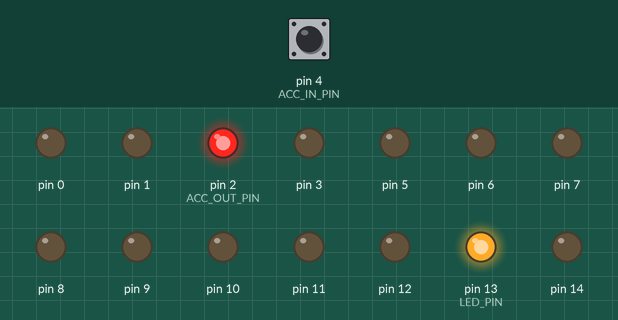
A sketch run on a simulated Arduino Nano, built with avr-gcc and run on an emulated ATmega328P. Shown: output pins drawn as LEDs (lit = HIGH). The test bench sets the inputs (shaded band); at power-on: pin 4 (ACC_IN_PIN) HIGH. Sleep ends after the set time or at an interrupt.

Above: at 0.1 s.
Timing chart, 0 to 1.6 s (numbered marks = the images above):
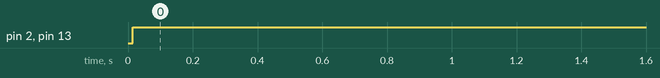

Measured:
- by itself, pin 2 (ACC_OUT_PIN), pin 13 (LED_PIN): LOW → HIGH at 0.01 s

The sketch:

dashcam-controller.ino
```cpp
// (licence header left out)
#define VERSION_MAJOR 1  // Major version
#define VERSION_MINOR 0  // Minor version
#define VERSION_MAINT 0  // Maintenance version


#include <Arduino.h>
#include <avr/sleep.h>
#include <avr/power.h>
#include <avr/wdt.h>


/*
 * Pin assignment
 */
#define ACC_IN_PIN   4
#define ACC_OUT_PIN  2
#define LED_PIN     LED_BUILTIN  // 13


/*
 * Configuration parameters
 */
//#define SERIAL_DEBUG                 // Serial debug printing
#define SERIAL_BAUD              9600  // Serial communication baud rate
#define CLOCK_MULTIPLIER         1     // Clock multiplier for fast debugging
#define OFF_DELAY_S              60    // Power off delay in seconds after ACC input goes low
#define MIN_OFF_DURATION_S       15    // Minimum power off time in seconds before turning back on
#define ONE_SECOND               ((uint32_t)1000 / CLOCK_MULTIPLIER)  // 1 second duration in milliseconds


#ifdef SERIAL_DEBUG
  #define DEBUG(x) x
#else
  #define DEBUG(x)
#endif


/*
 * Main state machine state definitions
 */
typedef enum {
    STATE_OFF_HOLD_ENTRY = 0,
    STATE_OFF_HOLD,
    STATE_OFF_ENTRY,
    STATE_OFF,
    STATE_ON_ENTRY,
    STATE_ON,
    STATE_OFF_DELAY_ENTRY,
    STATE_OFF_DELAY
} State_e;


/*
 * State variables
 */
struct State_t {
    uint8_t accIn = LOW;     // ACC in level after debounce
} S;


/*
 * Function declarations
 */
void readInputPin (void);
void printVersion (uint8_t);


/*
 * Arduino initialization routine
 */
void setup (void)
{
    // Clear watchdog reset flag
    MCUSR &= ~(1 << WDRF);
    // Enable watchdog with 8 second timeout
    wdt_enable(WDTO_8S);

    // Make all pins an output and set them to low to reduce power,
    // except crystal pins.
    PORTB = 0;
    PORTC = 0;
    PORTD = 0;
    DDRB = 0x3F;
    DDRC = 0x3F;
    DDRD = 0xFF;

    pinMode(ACC_IN_PIN, INPUT);
    pinMode(ACC_OUT_PIN, OUTPUT);
    pinMode(LED_PIN, OUTPUT);
    digitalWrite(ACC_OUT_PIN, LOW);
    digitalWrite(LED_PIN, LOW);

    // Disable ADC
    ADCSRA &= ~_BV(ADEN);
    power_adc_disable();

    // Disable analog comparator
    ACSR |= _BV(ACD);

    // Disable unused peripherals
    power_spi_disable();
    power_twi_disable();
    power_timer1_disable();
    power_timer2_disable();
    #ifndef SERIAL_DEBUG
        power_usart0_disable();
    #endif

    // Leave Timer0 enabled (Arduino core uses it)

    DEBUG(Serial.begin(SERIAL_BAUD));
    DEBUG(Serial.println(F("\r\n+ + +  D A S H C A M  C O N T R O L L E R  + + +\r\n")));
    DEBUG(printVersion(0));

}


/*
 * Arduino main loop
 */
void loop (void)
{
    static State_e state = STATE_OFF_ENTRY;
    static uint32_t stateTs = 0;

    set_sleep_mode(SLEEP_MODE_IDLE);

    noInterrupts();
    sleep_enable();
    interrupts();

    sleep_cpu();

    sleep_disable();

    uint32_t ts = millis();

    wdt_reset();
    readInputPin();

    switch (state) {

        /*
        * Force ACC output low and begin the minimum-low timer.
        */
        case STATE_OFF_HOLD_ENTRY:
            DEBUG(Serial.println(F("STATE_OFF_HOLD")));

            digitalWrite(ACC_OUT_PIN, LOW);
            digitalWrite(LED_PIN, LOW);

            stateTs = ts;
            state = STATE_OFF_HOLD;
            [[fallthrough]];

        /*
        * ACC output must remain low for the full hold duration.
        */
        case STATE_OFF_HOLD:
            if (ts - stateTs >= MIN_OFF_DURATION_S * ONE_SECOND) {
                state = STATE_OFF_ENTRY;
            }
            break;

        /*
        * Trace entry into the normal OFF state.
        */
        case STATE_OFF_ENTRY:
            DEBUG(Serial.println(F("STATE_OFF")));

            state = STATE_OFF;
            [[fallthrough]];

        /*
        * ACC output is low and may now be asserted immediately
        * when the debounced ACC input goes high.
        */
        case STATE_OFF:
            if (S.accIn == HIGH) {
                state = STATE_ON_ENTRY;
            }
            break;

        /*
        * Assert the simulated ACC output.
        */
        case STATE_ON_ENTRY:
            DEBUG(Serial.println(F("STATE_ON")));

            digitalWrite(ACC_OUT_PIN, HIGH);
            digitalWrite(LED_PIN, HIGH);

            state = STATE_ON;
            [[fallthrough]];

        /*
        * Normal ignition-on state.
        */
        case STATE_ON:
            if (S.accIn == LOW) {
                state = STATE_OFF_DELAY_ENTRY;
            }
            break;

        /*
        * ACC input has gone low, but the output remains high
        * while the power-off delay runs.
        */
        case STATE_OFF_DELAY_ENTRY:
            DEBUG(Serial.println(F("STATE_OFF_DELAY")));

            stateTs = ts;
            state = STATE_OFF_DELAY;
            [[fallthrough]];

        /*
        * Cancel shutdown if ACC input returns high.
        * Otherwise, enter the minimum-low state after the delay.
        */
        case STATE_OFF_DELAY:
            if (S.accIn == HIGH) {
                state = STATE_ON_ENTRY;
            }
            else if (ts - stateTs >= OFF_DELAY_S * ONE_SECOND) {
                state = STATE_OFF_HOLD_ENTRY;
            }
            break;

        /*
        * Fail-safe recovery.
        */
        default:
            digitalWrite(ACC_OUT_PIN, LOW);
            digitalWrite(LED_PIN, LOW);
            state = STATE_OFF_HOLD_ENTRY;
            break;
    }

}


/*
 * Read and debounce the input pin
 */
void readInputPin (void)
{
    static uint8_t avg = 0;
    const uint8_t samples = 8;
    uint8_t weight = digitalRead(ACC_IN_PIN) * 255;


    avg = (weight + (samples - 1) * avg) / samples;

    if (avg > 200) {
        S.accIn = HIGH;
    }
    else if (avg < 55) {
        S.accIn = LOW;
    }
}


/*
 * Print version info
 */
#define STRINGIFY(x) #x
#define QUOTE(x) STRINGIFY(x)
void printVersion (uint8_t indent)
{
    for (uint8_t i = 0; i < indent; i++) {
        Serial.print(" ");
    }
    Serial.println(F("V " QUOTE(VERSION_MAJOR) "." QUOTE(VERSION_MINOR) "." QUOTE(VERSION_MAINT)));
}
```
